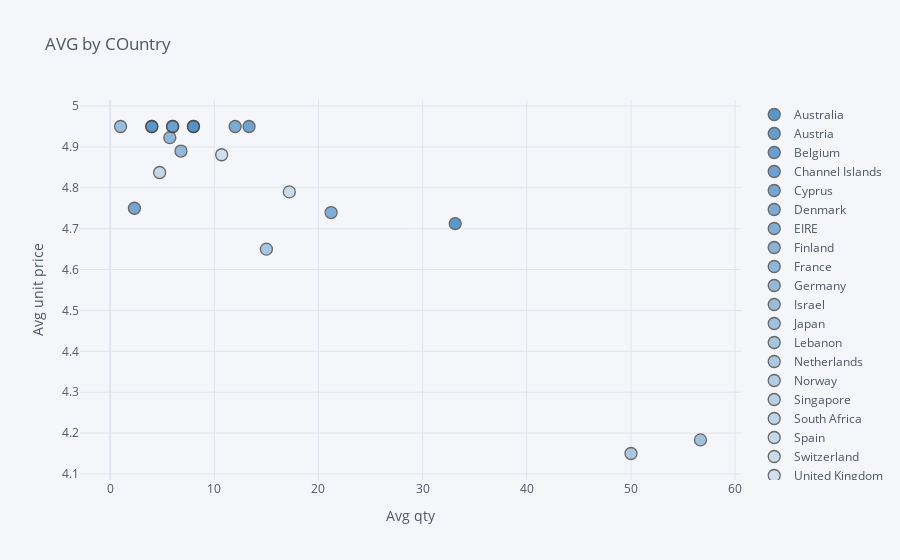

The notebook cell saved with this chart:
### Markdown cell above
## 3. Create an interactive scatter plot showing the relationship between average quantity (x-axis) and average unit price (y-axis) for the product PARTY BUNTING with the plot points color-coded by country (categories).

### Code cell
# media cantidad

data=df.loc[df.Description=='PARTY BUNTING']

data=data.groupby('Country').mean()
data=data[['Quantity', 'UnitPrice']]


data.reset_index(inplace=True)


data.iplot(x='Quantity', y='UnitPrice', categories='Country',
           xTitle='Avg qty', yTitle='Avg unit price',
           color='blue', title='AVG by COuntry')

### Figure 1 — Plotly figure (JSON) as saved in the notebook; plotly's stock layout.template omitted (floating-point values rounded to 4 significant figures)
{"data": [{"marker": {"color": "rgba(55, 128, 191, 1.0)", "line": {"width": 1.3}, "opacity": 0.8, "size": 12, "symbol": "circle"}, "mode": "markers", "name": "Australia", "textfont": {"color": "#4D5663"}, "type": "scatter", "x": [33.12], "y": [4.713]}, {"marker": {"color": "rgba(55, 128, 191, 0.96)", "line": {"width": 1.3}, "opacity": 0.8, "size": 12, "symbol": "circle"}, "mode": "markers", "name": "Austria", "textfont": {"color": "#4D5663"}, "type": "scatter", "x": [8], "y": [4.95]}, {"marker": {"color": "rgba(55, 128, 191, 0.9199999999999999)", "line": {"width": 1.3}, "opacity": 0.8, "size": 12, "symbol": "circle"}, "mode": "markers", "name": "Belgium", "textfont": {"color": "#4D5663"}, "type": "scatter", "x": [4], "y": [4.95]}, {"marker": {"color": "rgba(55, 128, 191, 0.8799999999999999)", "line": {"width": 1.3}, "opacity": 0.8, "size": 12, "symbol": "circle"}, "mode": "markers", "name": "Channel Islands", "textfont": {"color": "#4D5663"}, "type": "scatter", "x": [13.33], "y": [4.95]}, {"marker": {"color": "rgba(55, 128, 191, 0.8399999999999999)", "line": {"width": 1.3}, "opacity": 0.8, "size": 12, "symbol": "circle"}, "mode": "markers", "name": "Cyprus", "textfont": {"color": "#4D5663"}, "type": "scatter", "x": [2.333], "y": [4.75]}, {"marker": {"color": "rgba(55, 128, 191, 0.8)", "line": {"width": 1.3}, "opacity": 0.8, "size": 12, "symbol": "circle"}, "mode": "markers", "name": "Denmark", "textfont": {"color": "#4D5663"}, "type": "scatter", "x": [12], "y": [4.95]}, {"marker": {"color": "rgba(55, 128, 191, 0.76)", "line": {"width": 1.3}, "opacity": 0.8, "size": 12, "symbol": "circle"}, "mode": "markers", "name": "EIRE", "textfont": {"color": "#4D5663"}, "type": "scatter", "x": [21.21], "y": [4.739]}, {"marker": {"color": "rgba(55, 128, 191, 0.72)", "line": {"width": 1.3}, "opacity": 0.8, "size": 12, "symbol": "circle"}, "mode": "markers", "name": "Finland", "textfont": {"color": "#4D5663"}, "type": "scatter", "x": [6], "y": [4.95]}, {"marker": {"color": "rgba(55, 128, 191, 0.6799999999999999)", "line": {"width": 1.3}, "opacity": 0.8, "size": 12, "symbol": "circle"}, "mode": "markers", "name": "France", "textfont": {"color": "#4D5663"}, "type": "scatter", "x": [5.727], "y": [4.923]}, {"marker": {"color": "rgba(55, 128, 191, 0.6399999999999999)", "line": {"width": 1.3}, "opacity": 0.8, "size": 12, "symbol": "circle"}, "mode": "markers", "name": "Germany", "textfont": {"color": "#4D5663"}, "type": "scatter", "x": [6.8], "y": [4.89]}, {"marker": {"color": "rgba(55, 128, 191, 0.5999999999999999)", "line": {"width": 1.3}, "opacity": 0.8, "size": 12, "symbol": "circle"}, "mode": "markers", "name": "Israel", "textfont": {"color": "#4D5663"}, "type": "scatter", "x": [1], "y": [4.95]}, {"marker": {"color": "rgba(55, 128, 191, 0.5599999999999998)", "line": {"width": 1.3}, "opacity": 0.8, "size": 12, "symbol": "circle"}, "mode": "markers", "name": "Japan", "textfont": {"color": "#4D5663"}, "type": "scatter", "x": [56.67], "y": [4.183]}, {"marker": {"color": "rgba(55, 128, 191, 0.5199999999999998)", "line": {"width": 1.3}, "opacity": 0.8, "size": 12, "symbol": "circle"}, "mode": "markers", "name": "Lebanon", "textfont": {"color": "#4D5663"}, "type": "scatter", "x": [15], "y": [4.65]}, {"marker": {"color": "rgba(55, 128, 191, 0.4799999999999998)", "line": {"width": 1.3}, "opacity": 0.8, "size": 12, "symbol": "circle"}, "mode": "markers", "name": "Netherlands", "textfont": {"color": "#4D5663"}, "type": "scatter", "x": [50], "y": [4.15]}, {"marker": {"color": "rgba(55, 128, 191, 0.44)", "line": {"width": 1.3}, "opacity": 0.8, "size": 12, "symbol": "circle"}, "mode": "markers", "name": "Norway", "textfont": {"color": "#4D5663"}, "type": "scatter", "x": [6], "y": [4.95]}, {"marker": {"color": "rgba(55, 128, 191, 0.39999999999999997)", "line": {"width": 1.3}, "opacity": 0.8, "size": 12, "symbol": "circle"}, "mode": "markers", "name": "Singapore", "textfont": {"color": "#4D5663"}, "type": "scatter", "x": [8], "y": [4.95]}, {"marker": {"color": "rgba(55, 128, 191, 0.35999999999999993)", "line": {"width": 1.3}, "opacity": 0.8, "size": 12, "symbol": "circle"}, "mode": "markers", "name": "South Africa", "textfont": {"color": "#4D5663"}, "type": "scatter", "x": [4], "y": [4.95]}, {"marker": {"color": "rgba(55, 128, 191, 0.3199999999999999)", "line": {"width": 1.3}, "opacity": 0.8, "size": 12, "symbol": "circle"}, "mode": "markers", "name": "Spain", "textfont": {"color": "#4D5663"}, "type": "scatter", "x": [4.75], "y": [4.838]}, {"marker": {"color": "rgba(55, 128, 191, 0.27999999999999986)", "line": {"width": 1.3}, "opacity": 0.8, "size": 12, "symbol": "circle"}, "mode": "markers", "name": "Switzerland", "textfont": {"color": "#4D5663"}, "type": "scatter", "x": [17.2], "y": [4.79]}, {"marker": {"color": "rgba(55, 128, 191, 0.23999999999999982)", "line": {"width": 1.3}, "opacity": 0.8, "size": 12, "symbol": "circle"}, "mode": "markers", "name": "United Kingdom", "textfont": {"color": "#4D5663"}, "type": "scatter", "x": [10.71], "y": [4.881]}], "layout": {"autosize": true, "legend": {"bgcolor": "#F5F6F9", "font": {"color": "#4D5663"}}, "paper_bgcolor": "#F5F6F9", "plot_bgcolor": "#F5F6F9", "title": {"font": {"color": "#4D5663"}, "text": "AVG by COuntry"}, "xaxis": {"autorange": true, "gridcolor": "#E1E5ED", "range": [-3.441, 61.11], "showgrid": true, "tickfont": {"color": "#4D5663"}, "title": {"font": {"color": "#4D5663"}, "text": "Avg qty"}, "type": "linear", "zerolinecolor": "#E1E5ED"}, "yaxis": {"autorange": true, "gridcolor": "#E1E5ED", "range": [4.06, 5.04], "showgrid": true, "tickfont": {"color": "#4D5663"}, "title": {"font": {"color": "#4D5663"}, "text": "Avg unit price"}, "type": "linear", "zerolinecolor": "#E1E5ED"}}}
